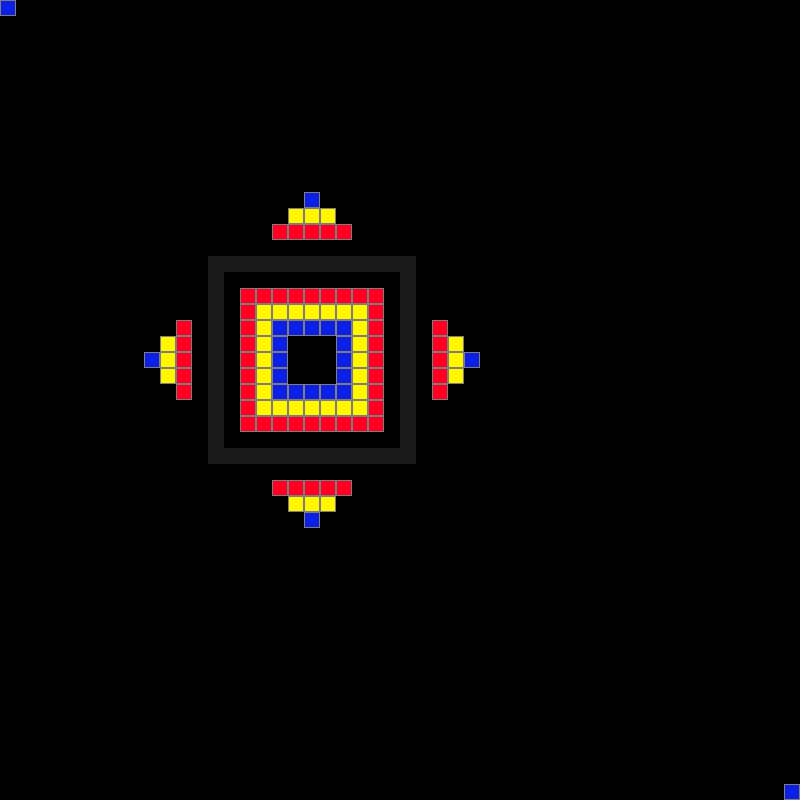

This game map was drawn from its Tiled (.tmx) file and the tilesets committed beside it. A one-line description and the trimmed map source follow:
An orthogonal 50x50 tile map with 16x16 px tiles, 1 tile layer (Tile Layer 1) and 1 object.

<map version="1.0" orientation="orthogonal" width="50" height="50" tilewidth="16" tileheight="16">
 <tileset firstgid="1" name="Simple" tilewidth="16" tileheight="16">
  <image source="simpleAtlas.png" width="128" height="128" />
 </tileset>
 <layer name="Tile Layer 1" width="50" height="50">
  <data>[2500 cells, 158 non-empty, 4 distinct tile ids]</data>
 </layer>
 <objectgroup name="Object Layer 1" width="50" height="50">
  <object x="216" y="264">
   <polyline points="0,0 16,0 32,0 48,0 64,0 80,0 96,0 112,0 128,0 144,0 160,0 176,0 192,0 192,16 192,32 192,48 192,64 192,80 192,96 192,112 192,128 192,144 192,160 192,176 192,192 176,192 160,192 144,192 128,192 112,192 96,192 80,192 64,192 48,192 32,192 16,192 0,192 0,176 0,160 0,144 0,128 0,112 0,96 0,80 0,64 0,48 0,32 0,16 0,0" />
  </object>
 </objectgroup>
</map>
